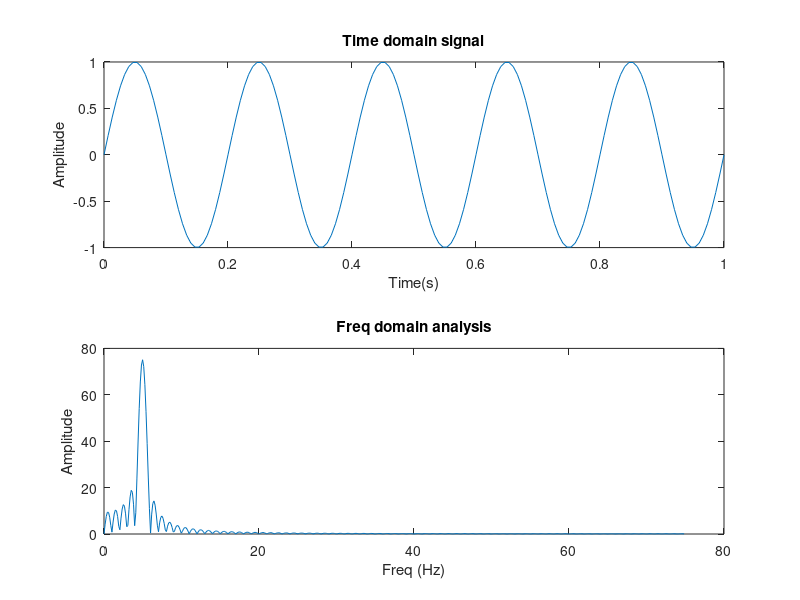

MATLAB code for this plot:
% Sine wave analysis using FFT
% set the sampling freq
Fs = 150;  % Hz
% time vector for time domain analysis - 1s simulation
t = 0:1/Fs:1;
% create a sine wave of 5 Hz 
f_sine = 5;
sine = sin(2*pi*f_sine*t);
% length of FFT 
n_samples = 1024;
% take a FFT and pad with zerosso that length(x) = n_samples
X = fft(sine, n_samples);
% FFT is symmetric so we can ignore half
X = X(1:n_samples/2);
% compute the magnitude of X 
mX = abs(X);
% compute the frequency vector 
f_fft = (0:n_samples/2-1)*Fs/n_samples;
% plot analysis
figure;
subplot(2,1,1);
plot(t, sine);
title('Time domain signal');
xlabel('Time(s)');
ylabel('Amplitude');
subplot(2,1,2);
plot(f_fft, mX);
title('Freq domain analysis');
xlabel('Freq (Hz)');
ylabel('Amplitude');